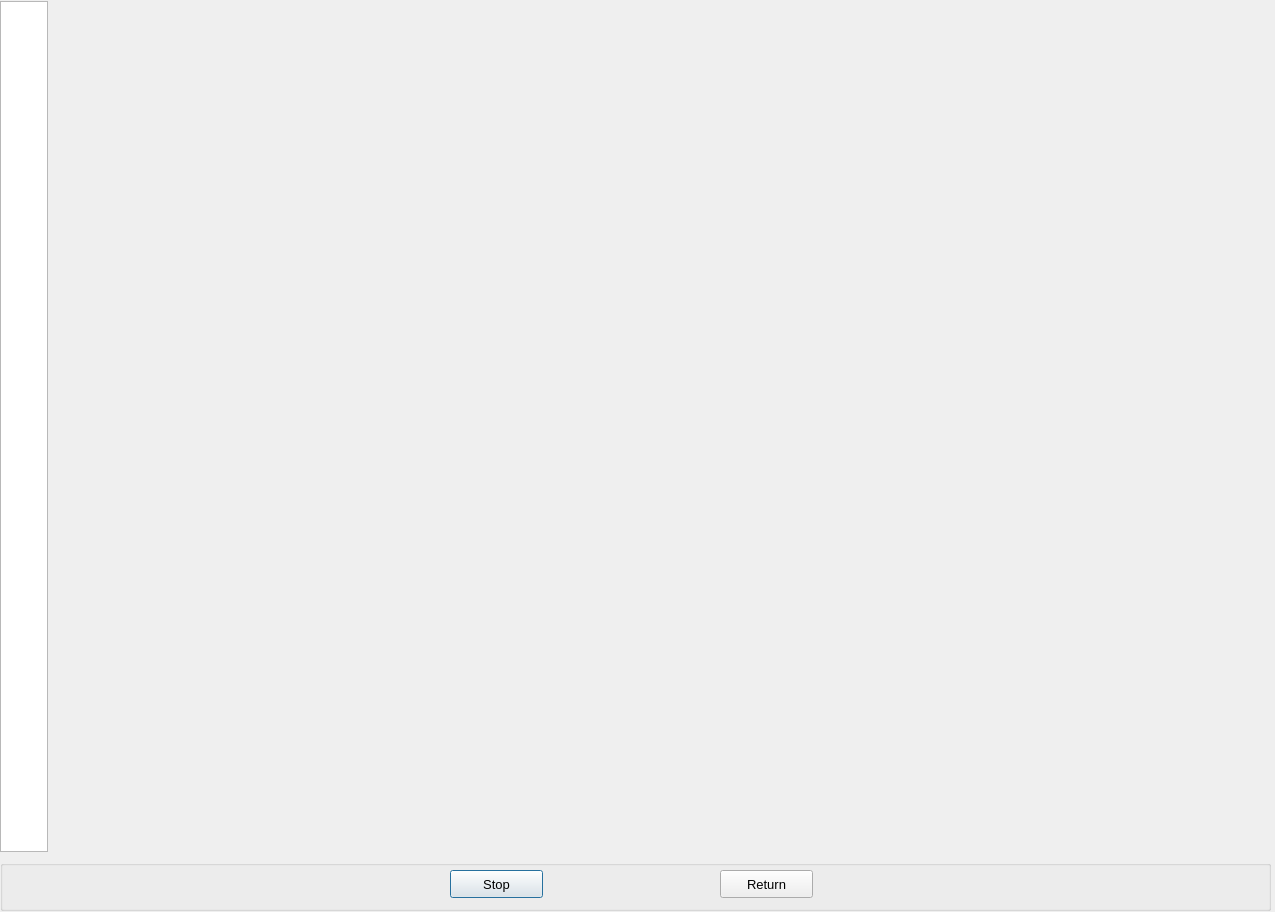
<?xml version="1.0" encoding="UTF-8"?>
<ui version="4.0">
 <class>DLGOscillograph</class>
 <widget class="QDialog" name="DLGOscillograph">
  <property name="geometry">
   <rect>
    <x>0</x>
    <y>0</y>
    <width>1275</width>
    <height>912</height>
   </rect>
  </property>
  <property name="windowTitle">
   <string>Dialog</string>
  </property>
  <property name="autoFillBackground">
   <bool>true</bool>
  </property>
  <widget class="QWidget" name="verticalLayoutWidget_2">
   <property name="geometry">
    <rect>
     <x>0</x>
     <y>860</y>
     <width>1271</width>
     <height>51</height>
    </rect>
   </property>
   <layout class="QVBoxLayout" name="verticalLayout_group">
    <item>
     <widget class="QGroupBox" name="grpButtons">
      <property name="autoFillBackground">
       <bool>true</bool>
      </property>
      <property name="title">
       <string/>
      </property>
      <widget class="QPushButton" name="btnStop">
       <property name="geometry">
        <rect>
         <x>450</x>
         <y>10</y>
         <width>93</width>
         <height>28</height>
        </rect>
       </property>
       <property name="font">
        <font>
         <pointsize>10</pointsize>
        </font>
       </property>
       <property name="text">
        <string>Stop</string>
       </property>
      </widget>
      <widget class="QPushButton" name="btnReturn">
       <property name="geometry">
        <rect>
         <x>720</x>
         <y>10</y>
         <width>93</width>
         <height>28</height>
        </rect>
       </property>
       <property name="font">
        <font>
         <pointsize>10</pointsize>
        </font>
       </property>
       <property name="text">
        <string>Return</string>
       </property>
      </widget>
     </widget>
    </item>
   </layout>
  </widget>
  <widget class="QWidget" name="horizontalLayoutWidget">
   <property name="geometry">
    <rect>
     <x>49</x>
     <y>-1</y>
     <width>1221</width>
     <height>861</height>
    </rect>
   </property>
   <layout class="QHBoxLayout" name="horizontalLayout"/>
  </widget>
  <widget class="QListWidget" name="listWidget">
   <property name="geometry">
    <rect>
     <x>0</x>
     <y>1</y>
     <width>48</width>
     <height>851</height>
    </rect>
   </property>
  </widget>
 </widget>
 <resources/>
 <connections/>
</ui>
